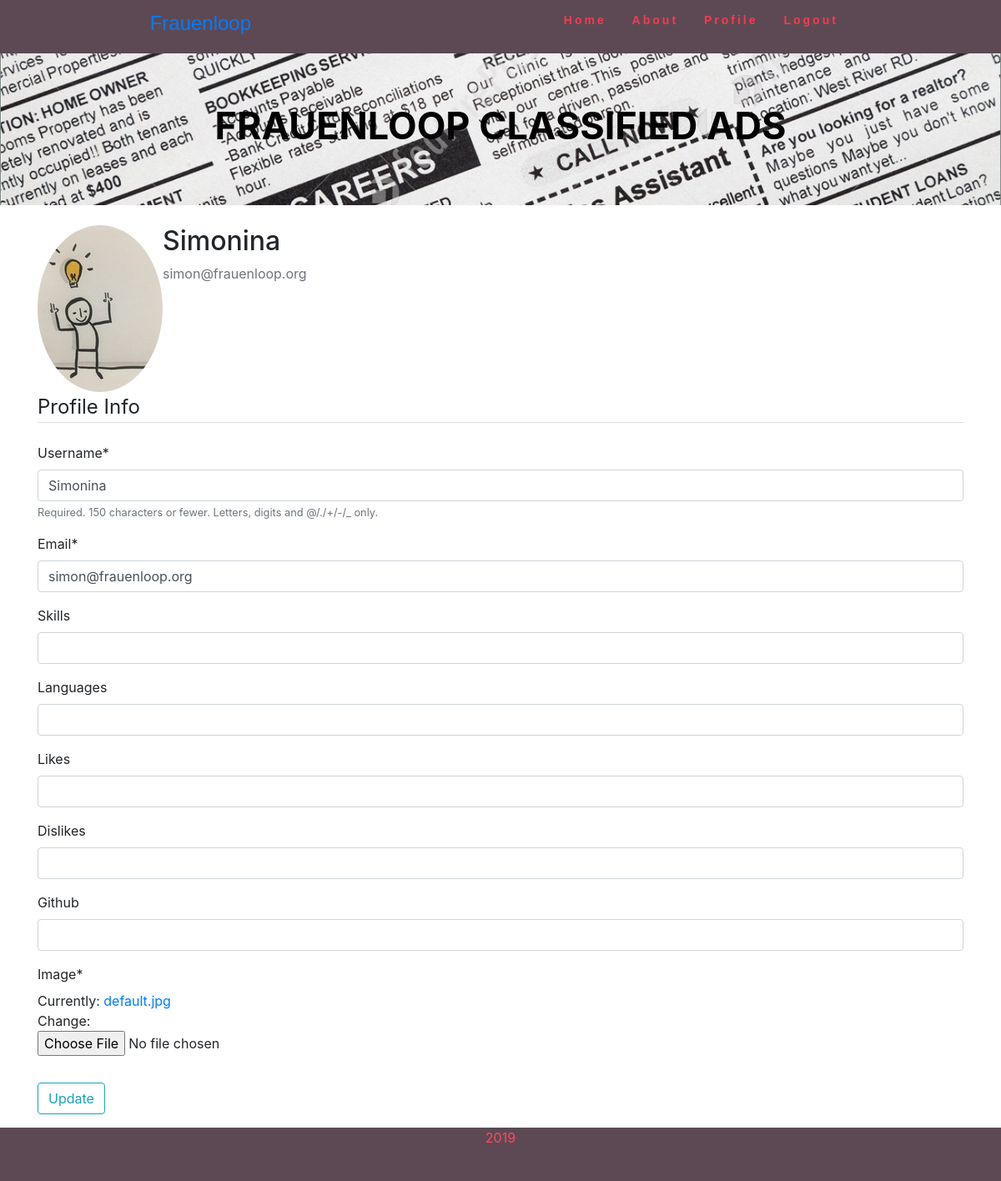
Before: /profiles_developer/ (signed in) with the older database file.
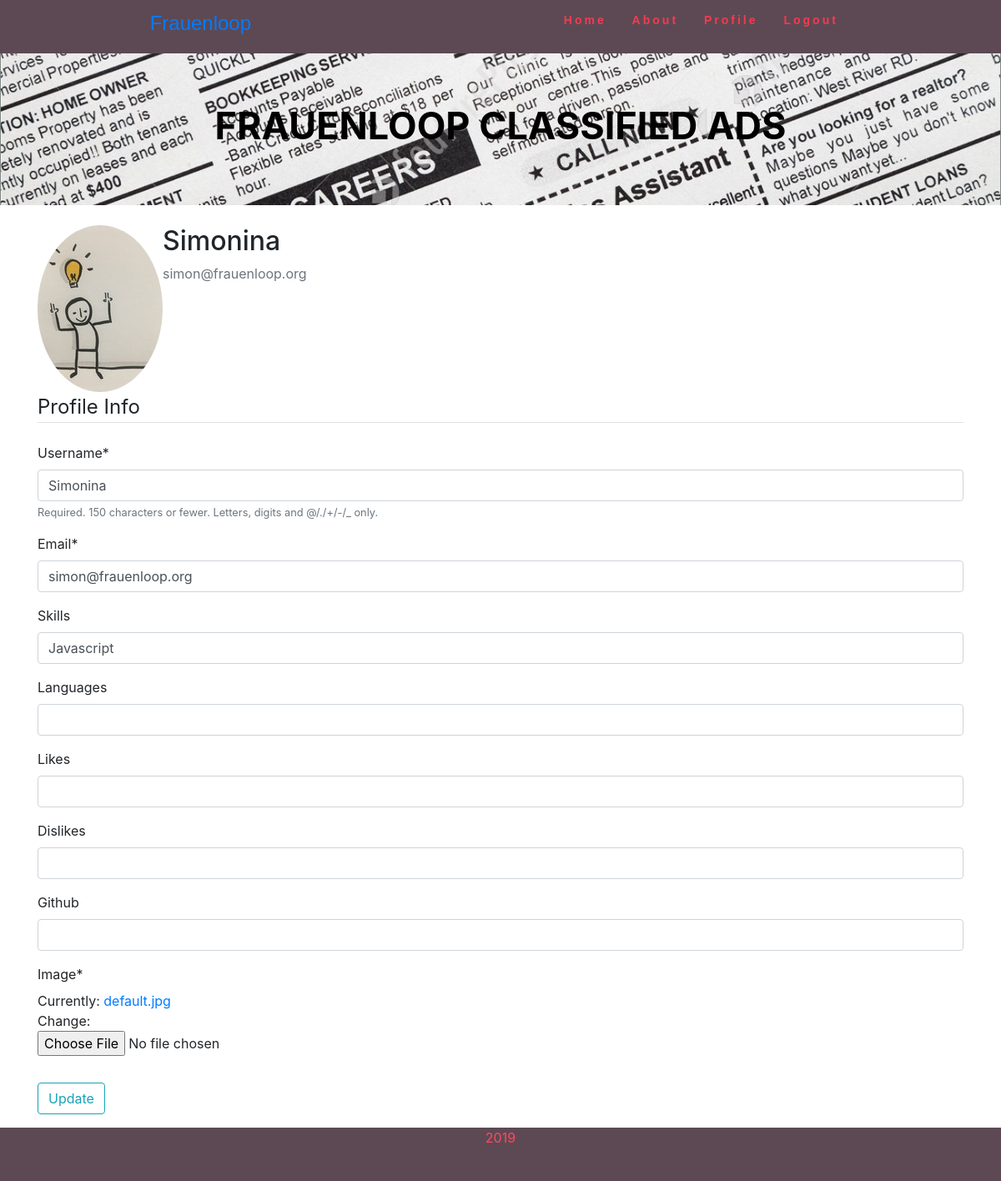
After: the same page with the newer database file.
### private_profiles/models.py (models this page shows, shortened)
class Profile(models.Model):
    user = models.OneToOneField(User, on_delete=models.CASCADE)
    image = models.ImageField(default='default.jpg', upload_to='profile_pics')
    skills = models.CharField(max_length=250, blank=True)
    languages = models.CharField(max_length=250, blank=True)
    likes = models.CharField(max_length=250, blank=True)
    dislikes = models.CharField(max_length=250, blank=True)
    github = models.CharField(max_length=250, blank=True)

### private_profiles/views.py (the view)
# urls.py: path('profiles_developer/', private_views.profiles_developer, name='profiles-developer'), # developers' profiles route
@login_required     # user needs to be logged in in order to accedd her profile site
def profiles_developer(request):
    if request.method == 'POST':
        u_form = UserUpdateForm(request.POST, instance=request.user)
        p_form = ProfileUpdateForm(request.POST, # for POST data
                                    request.FILES, #for profile pics (images)
                                    instance=request.user.profile)
        if u_form.is_valid() and p_form.is_valid(): #if both valid, then you can save it
            u_form.save()
            p_form.save()
            messages.success(request, f'Your account has been updated.')
            return redirect('profiles-developer') #tried private_profiles/profiles_developer - also didn't work
    else:
        u_form = UserUpdateForm(instance=request.user)
        p_form = ProfileUpdateForm(instance=request.user.profile)
    context = {
        'u_form' : u_form,
        'p_form' : p_form
    }
    return render(request, 'private_profiles/profiles_developer.html', context)

### private_profiles/forms.py
class UserUpdateForm(forms.ModelForm):
    email = forms.EmailField()
    class Meta():
        model = User
        fields = ['username', 'email']

class ProfileUpdateForm(forms.ModelForm):
    class Meta():
        model = Profile
        fields = ['skills', 'languages', 'likes', 'dislikes', 'github', 'image']

### private_profiles/templates/private_profiles/profiles_developer.html (shortened to what this page needs)
{% extends 'public_profiles/base.html' %}
{% load crispy_forms_tags %}
{% block content %}
    <div class="content-section">
        <div class="media">
        <img class="rounded-circle account-img" src="{{ user.profile.image.url }}">
        <div class="media-body">
            <h2 class="account-heading">{{ user.username }}</h2>
            <p class="text-secondary">{{ user.email }}</p>
        </div>
        </div>
        <form method="POST" enctype="multipart/form-data">
            <fieldset class="form-group">
                <legend class="border-bottom mb-4">Profile Info</legend>
                {{ u_form|crispy }}
                {{ p_form|crispy }}
            </fieldset>
            <div class="form-group">
                <button class="btn btn-outline-info" type="submit">Update</button>
            </div>
        </form>
    </div>
{% endblock content %}

### public_profiles/templates/public_profiles/base.html (shortened to what this page needs)
{% load static %}
<!DOCTYPE html>
<html lang="en">
  <head>
    <link
      rel="stylesheet"
      href="https://stackpath.bootstrapcdn.com/bootstrap/4.3.1/css/bootstrap.min.css"
/>
    <link rel="stylesheet" type="text/css" href="{% static 'public_profiles/css/main.css' %}">
  </head>
  <body>
    <nav>
      <div class="logo">
        <h4>
            <a href="{% url 'classified-home' %}">Frauenloop</a>
        </h4>
      </div>
      <ul class="nav-links">
        <li><a href="{% url 'classified-home' %}">Home</a></li>
        <li><a href="{% url 'classified-about' %}">About</a></li>
        {% if user.is_authenticated %}
          <li><a href="{% url 'profiles-developer' %}">Profile</a> </li>
          <li><a href="{% url 'logout' %}">Logout</a></li>
        {% else %}
          <li><a href="{% url 'register' %}">Register</a> </li>
          <li><a href="{% url 'login' %}">Login</a></li>
        {% endif %}
      </ul>
    </nav>
    <div class="header">
      <h1>FRAUENLOOP CLASSIFIED ADS</h1>
    </div>
    <div class="container mt-4">
      {% block content %}{% endblock %}
    </div>
    <footer>
      <p>2019</p>
    </footer>
  </body>
</html>

### public_profiles/static/public_profiles/css/main.css (style rules this page uses)
* { margin: 0px; padding: 0px; box-sizing: border-box; }
nav { display: flex; justify-content: space-around; align-items: center; min-height: 8vh; font-family: 'Poppins', sans-serif; background-color: #5D4954; }
.logo { color: rgba(255,73,95); font-weight: bold; font-size: 22px; }
.nav-links { display: flex; justify-content: space-around; width: 30%; }
.nav-links li { list-style: none; }
.nav-links a { color: rgb(243, 59, 80); text-decoration: none; letter-spacing: 3px; font-weight: bold; font-size: 14px; }
footer { background-color: #5D4954; height: 8vh; }
footer p { text-align: center; color: rgba(255,73,95); }
.header { background-image: url(/static/public_profiles/pic.jpg); background-size: cover; background-position:center; padding: 60px; text-align: center; color:black; font-size: 30px; }
.header h1 { font-weight: bold; font-size: 150%; font: 300; }
.nav-links li { opacity:0; }

Changed rows visible on the page:
changed Profile: skills (not shown) → "Javascript"
